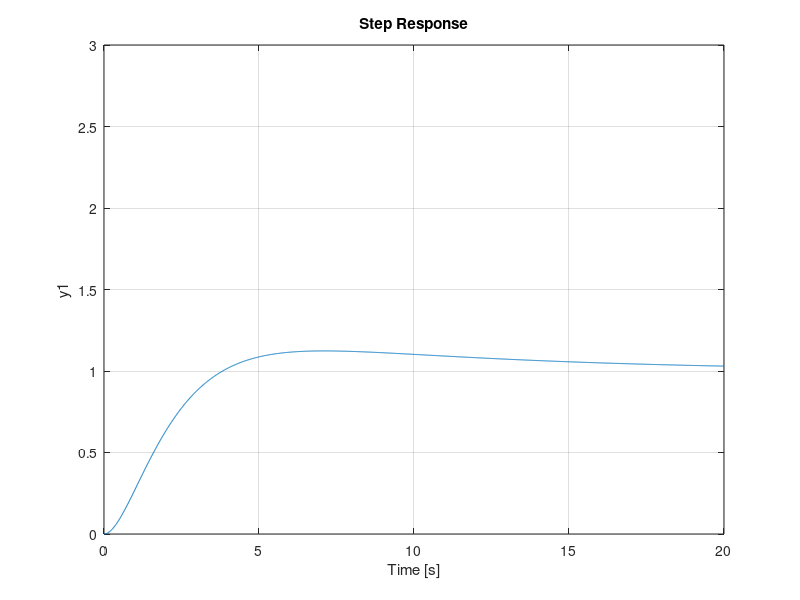

This figure's MATLAB source: (Note: this script raises an error after producing the figure.)
% question 1
t = 0:0.01:(4*pi);
y(:,1)= cos(t);
y(:,2)= sin(t);
subplot(2,1,1), plot(t,y)
axis([0 13 -1.7 1.3])
title('Simple oscillation of mass-spring')
xlabel('position(m)')
ylabel('time(s)')
legend('cos(t)','sin(t)','Location','SouthWest')
grid on
% question 3
t = 0:0.01:20;
nump = 1;
denp = [1 2 0];
numc = [1 0.1];
denc = [1 0.0125];
sysp = tf(nump,denp);
sysc = tf(numc,denc);
sys_temp = series(sysp,sysc);
sys = feedback(sys_temp, 1);
subplot(2,1,2),step(sys,t)
grid on
axis([0 20 0 3])
% question 2
Hypotenuse(3,4)

function y = Hypotenuse(a,b)
y = sqrt(a^2  + b^2);
end





